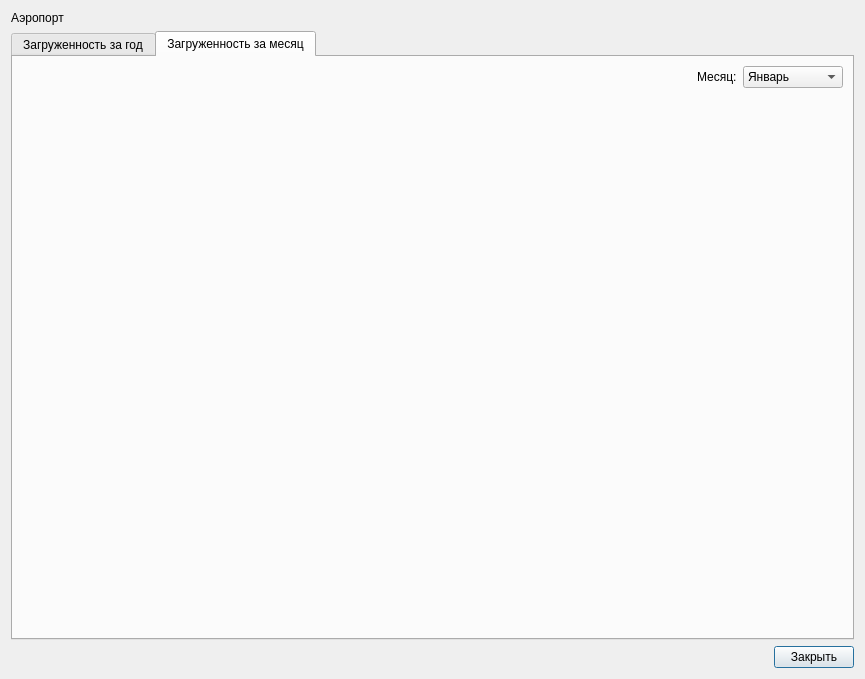
<?xml version="1.0" encoding="UTF-8"?>
<ui version="4.0">
 <class>DialogStats</class>
 <widget class="QDialog" name="DialogStats">
  <property name="geometry">
   <rect>
    <x>0</x>
    <y>0</y>
    <width>865</width>
    <height>679</height>
   </rect>
  </property>
  <property name="windowTitle">
   <string>Airport Stats</string>
  </property>
  <layout class="QGridLayout" name="gridLayout">
   <item row="2" column="1">
    <widget class="QPushButton" name="pb_close">
     <property name="text">
      <string>Закрыть</string>
     </property>
    </widget>
   </item>
   <item row="0" column="0" colspan="2">
    <widget class="QLabel" name="lb_airport_name">
     <property name="text">
      <string>Аэропорт</string>
     </property>
    </widget>
   </item>
   <item row="2" column="0">
    <spacer name="hs_close">
     <property name="orientation">
      <enum>Qt::Horizontal</enum>
     </property>
     <property name="sizeHint" stdset="0">
      <size>
       <width>40</width>
       <height>20</height>
      </size>
     </property>
    </spacer>
   </item>
   <item row="1" column="0" colspan="2">
    <widget class="QTabWidget" name="tabWidget">
     <property name="font">
      <font>
       <pointsize>9</pointsize>
      </font>
     </property>
     <property name="tabPosition">
      <enum>QTabWidget::North</enum>
     </property>
     <property name="tabShape">
      <enum>QTabWidget::Rounded</enum>
     </property>
     <property name="currentIndex">
      <number>1</number>
     </property>
     <property name="elideMode">
      <enum>Qt::ElideNone</enum>
     </property>
     <widget class="QWidget" name="tab_stats_year">
      <attribute name="title">
       <string>Загруженность за год</string>
      </attribute>
      <layout class="QGridLayout" name="gl_tab_stats_year"/>
     </widget>
     <widget class="QWidget" name="tab_stats_month">
      <property name="layoutDirection">
       <enum>Qt::LeftToRight</enum>
      </property>
      <property name="autoFillBackground">
       <bool>false</bool>
      </property>
      <attribute name="title">
       <string>Загруженность за месяц</string>
      </attribute>
      <layout class="QGridLayout" name="gl_tab_stats_month">
       <item row="0" column="2">
        <widget class="QComboBox" name="cb_month">
         <property name="minimumSize">
          <size>
           <width>100</width>
           <height>0</height>
          </size>
         </property>
         <item>
          <property name="text">
           <string>Январь</string>
          </property>
         </item>
         <item>
          <property name="text">
           <string>Февраль</string>
          </property>
         </item>
         <item>
          <property name="text">
           <string>Март</string>
          </property>
         </item>
         <item>
          <property name="text">
           <string>Апрель</string>
          </property>
         </item>
         <item>
          <property name="text">
           <string>Май</string>
          </property>
         </item>
         <item>
          <property name="text">
           <string>Июнь</string>
          </property>
         </item>
         <item>
          <property name="text">
           <string>Июль</string>
          </property>
         </item>
         <item>
          <property name="text">
           <string>Август</string>
          </property>
         </item>
         <item>
          <property name="text">
           <string>Сентябрь</string>
          </property>
         </item>
         <item>
          <property name="text">
           <string>Октябрь</string>
          </property>
         </item>
         <item>
          <property name="text">
           <string>Ноябрь</string>
          </property>
         </item>
         <item>
          <property name="text">
           <string>Декабрь</string>
          </property>
         </item>
        </widget>
       </item>
       <item row="0" column="1">
        <widget class="QLabel" name="lb_month">
         <property name="text">
          <string>Месяц:</string>
         </property>
        </widget>
       </item>
       <item row="0" column="0">
        <spacer name="hs_month">
         <property name="orientation">
          <enum>Qt::Horizontal</enum>
         </property>
         <property name="sizeHint" stdset="0">
          <size>
           <width>40</width>
           <height>20</height>
          </size>
         </property>
        </spacer>
       </item>
       <item row="1" column="0" colspan="3">
        <widget class="QWidget" name="wid_plot" native="true">
         <layout class="QGridLayout" name="gl_wid_plot">
          <property name="leftMargin">
           <number>0</number>
          </property>
          <property name="topMargin">
           <number>0</number>
          </property>
          <property name="rightMargin">
           <number>0</number>
          </property>
          <property name="bottomMargin">
           <number>0</number>
          </property>
         </layout>
        </widget>
       </item>
      </layout>
     </widget>
    </widget>
   </item>
  </layout>
 </widget>
 <resources/>
 <connections/>
</ui>
